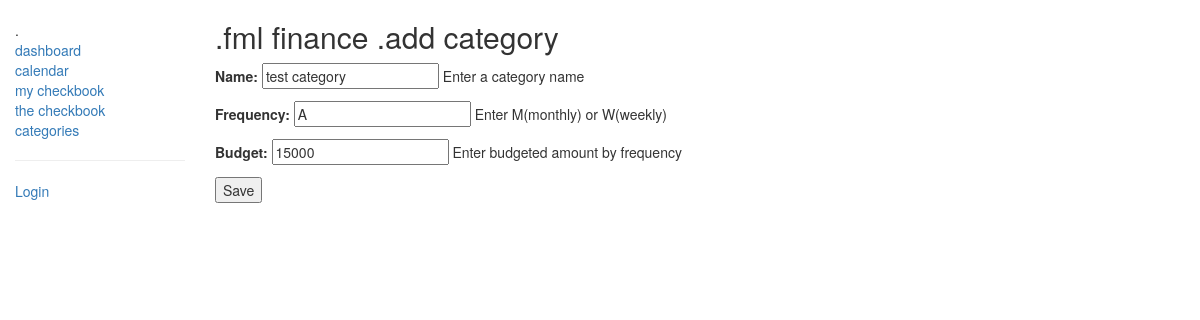
Page /checkbook/category/6/ on the committed database.
### checkbook/models.py (models this page shows, shortened)
class Category(models.Model):
    name = models.CharField(max_length=100, help_text='Enter a category name')
    frequency = models.CharField(max_length=10, null=True, blank=True, help_text='Enter M(monthly) or W(weekly)')
    budget = models.IntegerField(default=0, help_text='Enter budgeted amount by frequency' )
    class Meta:
        ordering = ["name"]

### checkbook/views.py (the view)
# urls.py: path('category/<int:pk>/', views.CategoryUpdate.as_view(), name='category-detail'),
class CategoryUpdate(UpdateView):
    model = Category
    success_url = reverse_lazy('category-list')
    fields = ['name', 'frequency', 'budget']

### checkbook/templates/checkbook/category_form.html
{% extends "base_generic.html" %}
{% block content %}
    <h2>.fml finance .add category</h2>
    <form method="post">{% csrf_token %}
        {{ form.as_p }}
        <input type="submit" value="Save" />
    </form>
{% endblock %}

### rows in the picture
Category: name "test category", frequency "A", budget "15000"
